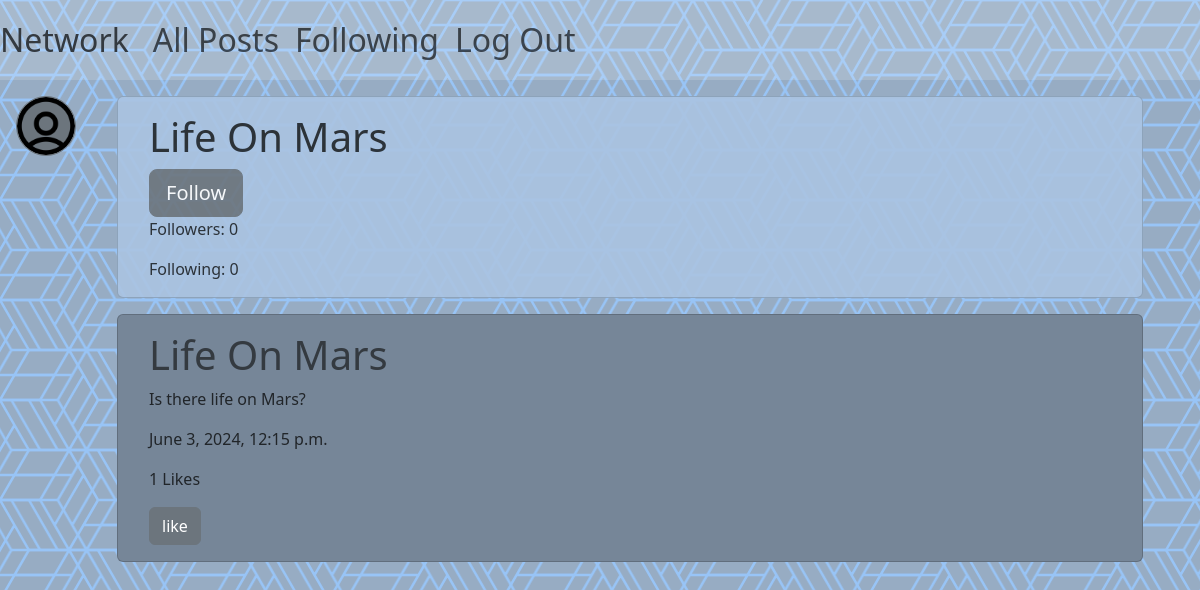
Before: /profile/10 (signed in) with the older database file.
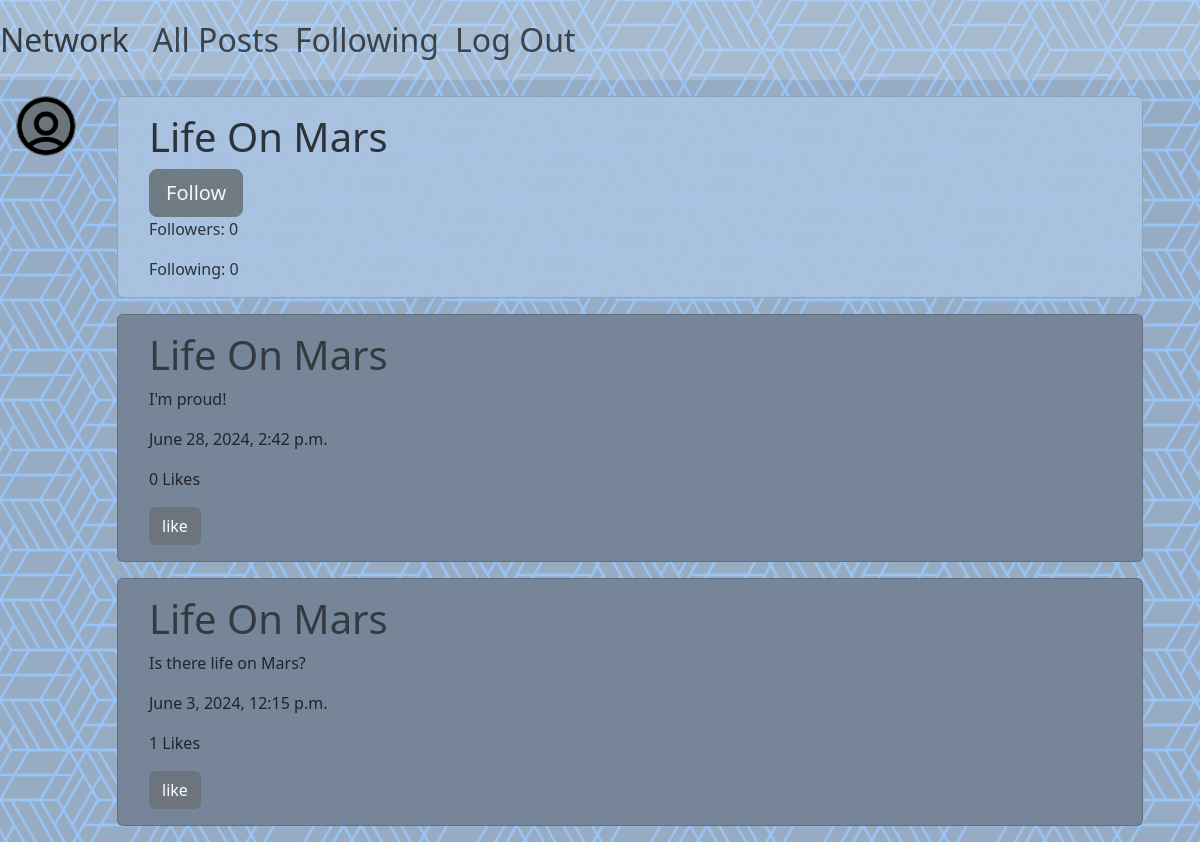
After: the same page with the newer database file.
### network/models.py (models this page shows, shortened)
class User(AbstractUser):
    followers = models.ManyToManyField('self', related_name='following', symmetrical=False, blank=True)
    def __str__(self):
        return self.username

class Post(models.Model):
    user = models.ForeignKey('User', on_delete=models.CASCADE, blank=True, null=True)
    text = models.CharField(max_length=255, blank=True)
    timestamp = models.DateTimeField(auto_now_add=True)
    likes = models.ManyToManyField('User', related_name='liked', blank=True)

### network/views.py (the view)
# urls.py: path("profile/<int:id>", views.user_profile, name="profile"),
def user_profile(request, id):
    if request.method == "GET":
        target_user = User.objects.get(pk=id)
        posts = Post.objects.filter(user=id)
        page_number = request.GET.get('page', 1)
        by_time = posts.order_by("-timestamp").all()
        paginator = Paginator(by_time,7)
        page_posts = paginator.get_page(page_number)
        logged_in = request.user
        followers = target_user.followers.all()
        following = target_user.following.all()
        is_following = logged_in in followers
        return render(request, "network/profile.html", {
            "posts":page_posts,
            "target_user": target_user,
            "logged_in": logged_in,
            "followers": followers.count(),
            "following": following.count(),
            "is_following": is_following,
        })
    elif request.method == "POST":
       follow = target_user.followers.add(logged_in)
       follow.save()
    return JsonResponse({'message': 'User followed successfully'})

### network/templates/network/profile.html (shortened to what this page needs)
{% extends "network/layout.html" %}
{% load static %}
{% block body %}
<div class="card profile-header my-3 ">
    <div class="card-body">
    <h1 class="card-title">{{ target_user }}</h1>
    {% if target_user != logged_in %}
        {% if user.is_authenticated %}
            {% if is_following %}
                <button class="followButton btn btn-secondary" onclick="followUser(event,'{{ target_user.id }}')">Following</button>
            {% else %}
                <button class="followButton btn btn-secondary btn-lg" onclick="followUser(event,'{{ target_user.id }}')">Follow</button>
            {% endif %}
        {% endif %}
    {% endif %}
    <p class="card-text">Followers: {{ followers }}</p>
    <p class="card-text">Following: {{ following }}</p>
</div>
</div>
<div>
    {% for post in posts %}
    <div class="card postcard mb-3" id="post-{{ post.id }}" >
        <div class="card-body">
        <h1><a href="/profile/{{ post.user.id }}"> {{ post.user.username }}</a></h1>
        <p class="post-text">{{ post.text }}</p>
        <p>{{ post.timestamp }}</p>
        <p id="like-count-{{ post.id }}" >{{ post.likes.count }} Likes</p>
        <button class="btn btn-secondary  like-button" id="like-button-{{ post.id }}" data-post-id="{{ post.id }}" >like</button>
        </div>
        </div>
    {% endfor %}
</div>
{% endblock %}

### network/templates/network/layout.html (shortened to what this page needs)
{% load static %}
<!DOCTYPE html>
<html lang="en">
<head>
    <link href="https://cdn.jsdelivr.net/npm/bootstrap@5.3.3/dist/css/bootstrap.min.css" rel="stylesheet">        <link href="{% static 'network/styles.css' %}" rel="stylesheet">
</head>
<body>
<nav class="navbar sticky-top navbar-expand-lg">
    <a class="navbar-brand" href="{% url 'index' %}">Network</a>
    <div>
        <ul class="navbar-nav mr-auto">
        <li class="nav-item">
            <a class="nav-link" href="{% url 'index' %}">All Posts</a>
        </li>
        {% if user.is_authenticated %}
            <li class="nav-item">
                <a class="nav-link" href="{% url 'following' %}">Following</a>
            </li>
            <li class="nav-item">
                <a class="nav-link" href="{% url 'logout' %}">Log Out</a>
            </li>
        {% endif %}
        </ul>
    </div>
</nav>
{% if user.is_authenticated %}
<button class="btn btn-secondary offcanvas-btn" type="button" data-bs-toggle="offcanvas" data-bs-target="#offcanvasWithBothOptions" aria-controls="offcanvasWithBothOptions"><img class="offcanvas-image" src="/network/static/network/defaultImg.png" ></button>
{% endif %}
    <div id="body-view">
        {% block body %}
        {% endblock %}
    </div>
</body>
</html>

### network/static/network/styles.css (style rules this page uses)
#body-view { margin-left: 60px; }
body { background-image: url("/network/static/network/bgPattern.png"), url("/network/static/network/bgPattern2.png"); background-color: #97acc3; background-attachment: fixed; display: block; width: 100%; }
.navbar { background-color: rgba(255, 255, 255, 0.16); color: #343a40 !important; font-weight: 200; font-size: 2rem; }
.navbar-brand { color: #343a40 !important; font-weight: 400; font-size: 2rem; }
.offcanvas-btn { margin-top: 1rem; margin-left: 1rem; position: fixed; border-radius: 50%; padding: 0; width: 60px; height: 60px; overflow: hidden; display: flex; align-items: center; justify-content: center; }
.offcanvas-image { width: 100%; height: 100%; border-radius: 50%; }
.postcard { max-width: 90%; background-color: #768698; margin-left: auto; margin-right: auto; padding-left: 15px; }
.profile-header { max-width: 90%; background-color: #aac4e2; opacity: 90%; margin-left: auto; margin-right: auto; padding-left: 15px; }
a { color: #343a40; text-decoration: none; }

Changed rows visible on the page:
added Post: user.username "Life On Mars", text "I'm proud!", timestamp "June 28, 2024, 2:42 p.m.", likes.count "0"
